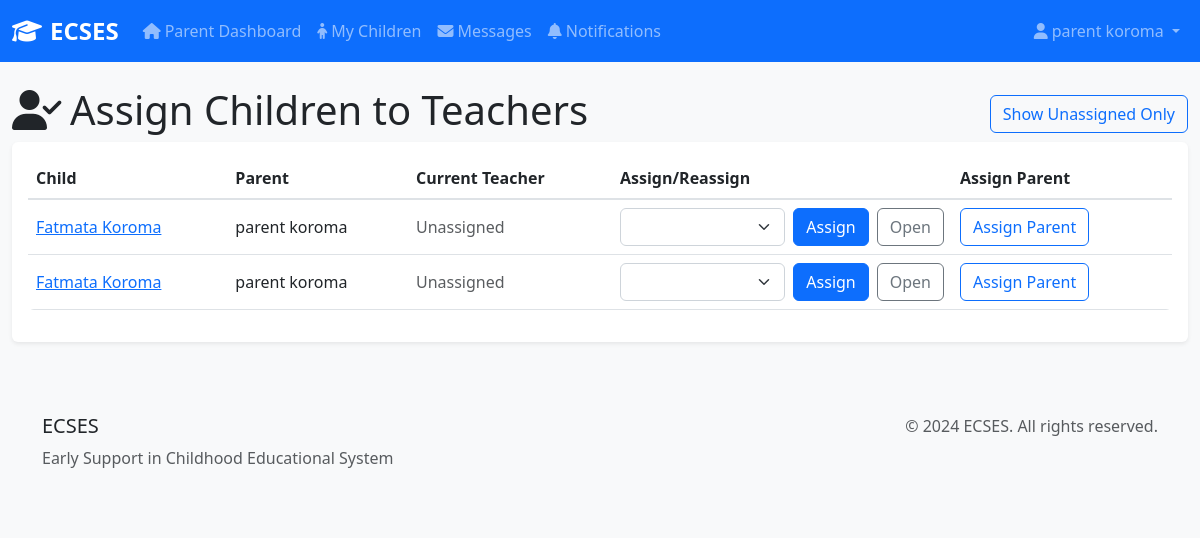
The app's page /earlycare/assignments/children/ (signed in), older data.
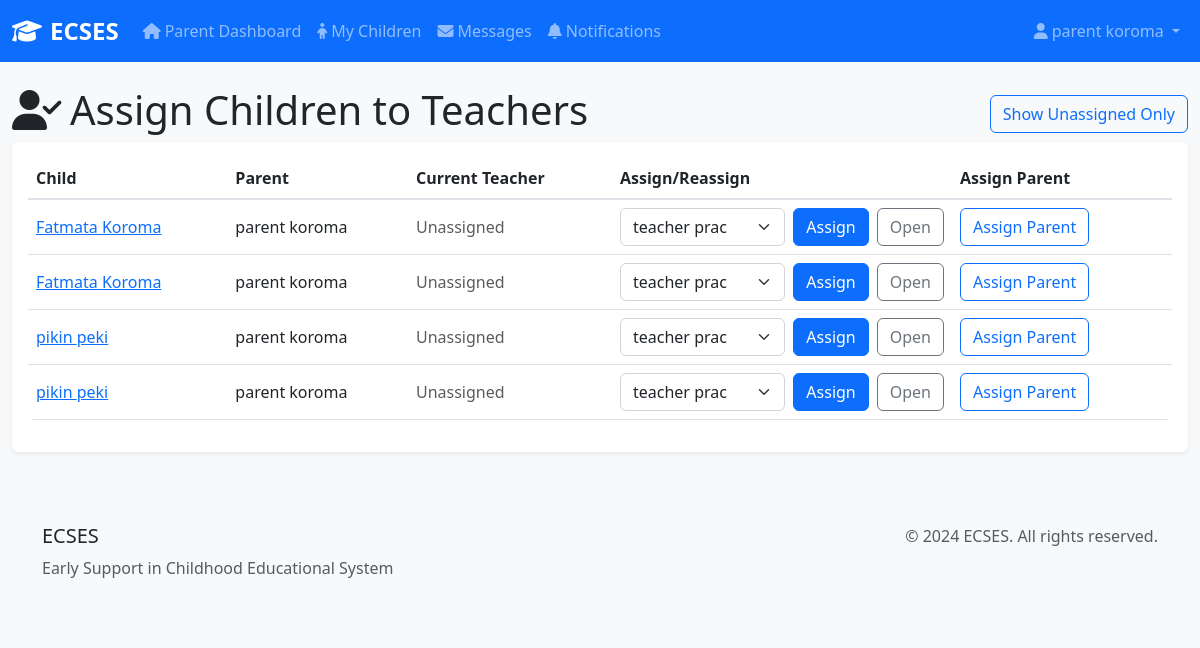
The same page, newer data.
### earlycare/models.py (models this page shows, shortened)
class Child(models.Model):
    GENDER_CHOICES = [
        ('M', 'Male'),
        ('F', 'Female'),
        ('O', 'Other'),
    ]
    first_name = models.CharField(max_length=100)
    last_name = models.CharField(max_length=100)
    date_of_birth = models.DateField()
    gender = models.CharField(max_length=1, choices=GENDER_CHOICES)
    parent = models.ForeignKey(User, on_delete=models.CASCADE, related_name='children')
    teacher = models.ForeignKey(User, on_delete=models.SET_NULL, null=True, blank=True, related_name='assigned_children', default=None)
    medical_conditions = models.TextField(blank=True, help_text="Any medical conditions or special needs")
    emergency_contact = models.CharField(max_length=100, blank=True)
    emergency_phone = models.CharField(max_length=15, blank=True)
    created_at = models.DateTimeField(auto_now_add=True)
    updated_at = models.DateTimeField(auto_now=True)
    is_active = models.BooleanField(default=True)
    class Meta:
        verbose_name = "Child"
        verbose_name_plural = "Children"
        ordering = ['last_name', 'first_name']

### earlycare/views.py (the view, shortened to what this page needs)
# urls.py: path('assignments/children/', views.child_assignments, name='child_assignments'),
@role_required('admin')
def child_assignments(request):
    from django.contrib.auth.models import User
    children = Child.objects.select_related('parent', 'teacher').order_by('last_name', 'first_name')
    filter_unassigned = request.GET.get('unassigned') == '1'
    if filter_unassigned:
        children = children.filter(teacher__isnull=True)
    teachers = User.objects.filter(userprofile__role='teacher').order_by('first_name', 'last_name')
    context = {
        'children': children,
        'teachers': teachers,
        'filter_unassigned': filter_unassigned,
        'recent_assignments': request.session.pop('recent_assignments', []),
    }
    return render(request, 'earlycare/child/assign_list.html', context)

### templates/earlycare/child/assign_list.html (shortened to what this page needs)
{% extends 'base.html' %}
{% block content %}
<div class="row mb-4">
  <div class="col-12 d-flex justify-content-between align-items-center">
    <h1><i class="fas fa-user-check me-2"></i>Assign Children to Teachers</h1>
    <a href="?unassigned=1" class="btn btn-outline-primary">Show Unassigned Only</a>
  </div>
  <div class="col-12">
    <div class="card">
      <div class="card-body">
        <div class="table-responsive">
          <table class="table align-middle">
            <thead>
              <tr>
                <th>Child</th>
                <th>Parent</th>
                <th>Current Teacher</th>
                <th style="width: 340px;">Assign/Reassign</th>
                <th style="width: 220px;">Assign Parent</th>
              </tr>
            </thead>
            <tbody>
              {% for c in children %}
              <tr>
                <td><a href="{% url 'earlycare:child_detail' c.id %}">{{ c.first_name }} {{ c.last_name }}</a></td>
                <td>{{ c.parent.get_full_name|default:c.parent.username }}</td>
                <td>{% if c.teacher %}{{ c.teacher.get_full_name|default:c.teacher.username }}{% else %}<span class="text-muted">Unassigned</span>{% endif %}</td>
                <td>
                  <form method="post" class="d-flex gap-2">
                    <select name="teacher_id" class="form-select">
                      {% for t in teachers %}
                      <option value="{{ t.id }}" {% if c.teacher and c.teacher.id == t.id %}selected{% endif %}>{{ t.get_full_name|default:t.username }}</option>
                      {% endfor %}
                    </select>
                    <button type="submit" class="btn btn-primary">Assign</button>
                    <a href="{% url 'earlycare:assign_teacher' c.id %}" class="btn btn-outline-secondary">Open</a>
                  </form>
                </td>
                <td>
                  <a href="{% url 'earlycare:assign_parent' c.id %}" class="btn btn-outline-primary">Assign Parent</a>
                </td>
              </tr>
              {% empty %}
              <tr><td colspan="4" class="text-center text-muted py-4">No children found.</td></tr>
              {% endfor %}
            </tbody>
          </table>
        </div>
      </div>
    </div>
  </div>
</div>
{% endblock %}

Row changes from the older to the newer data that the page shows:
shown differently, row unchanged: Child (number 1 of 4 on the later page): teacher_id (not shown) → "teacher prac"
shown differently, row unchanged: Child (number 2 of 4 on the later page): teacher_id (not shown) → "teacher prac"
added Child: first_name "pikin", last_name "peki", parent.get_full_name "parent koroma", shows "Unassigned"
added Child: first_name "pikin", last_name "peki", parent.get_full_name "parent koroma", shows "Unassigned"
